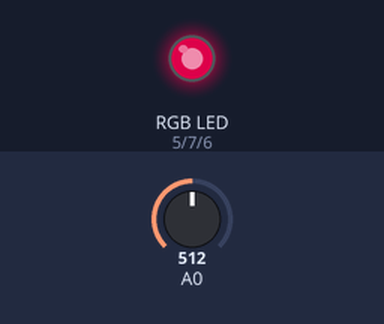
A sketch run on a simulated Arduino Uno, built with avr-gcc and run on an emulated ATmega328P. On the bench: an RGB LED mixed from three pins (HIGH = lit). Inputs (shaded band) come from the test bench; at power-on: A0 = 512. Dim RGB values are drawn brighter than linear.

Above: at 1.2 s.
1.3 s: A0 set to 529
At 2.4 s:
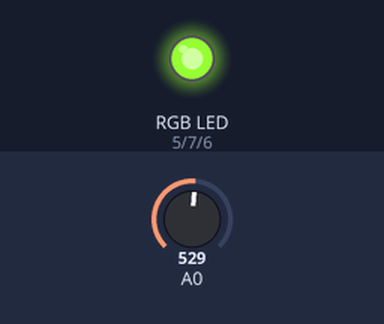
2.8 s: A0 set to 511
At 3.5 s:
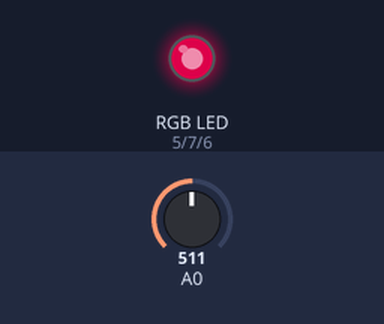
4.3 s: A0 set to 716
At 4.7 s:
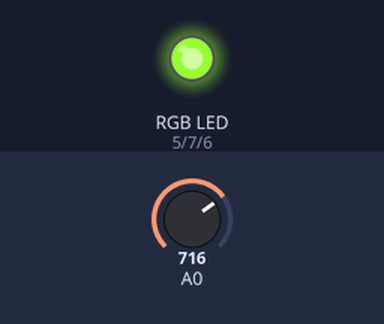
Timing chart, 0 to 7.3 s (numbered marks = the images above; inputs shaded):
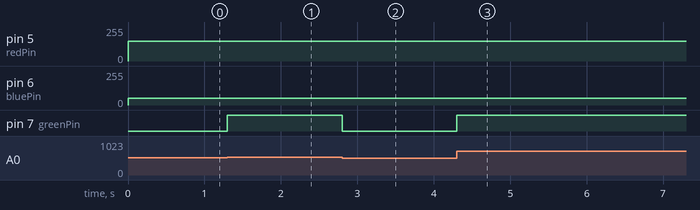

Measured:
- the behaviour switches between 513 and 514 on A0 (found by bisection; images 0 and 1)
- after the input at 1.3 s, pin 7 (greenPin): LOW → HIGH at once
- after the input at 2.8 s, pin 7 (greenPin): HIGH → LOW at once
- after the input at 4.3 s, pin 7 (greenPin): LOW → HIGH at once

The sketch:

job15.ino
```cpp
// C++ code
//

int greenPin = 7;
int bluePin = 6;
int redPin= 5;

int Pot;
int greenVal;

void setup()
{
  pinMode(greenPin, OUTPUT); //Green
  pinMode(bluePin, OUTPUT); //Blue
  pinMode(redPin, OUTPUT); //Red
}

void setColor(int redValue, int greenValue,  int blueValue) {
  analogWrite(redPin, redValue);
  analogWrite(greenPin,  greenValue);
  analogWrite(bluePin, blueValue);
}

void loop()
{
  Pot = analogRead(A0);
  Serial.println(Pot);
  greenVal = map(Pot, 0, 1023, 0, 255);
  setColor(150, greenVal, 50);
}
```
